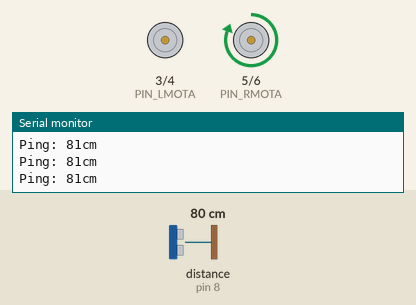
A sketch run on a simulated Arduino Uno, built with avr-gcc and run on an emulated ATmega328P. Shown: motor-driver pin pairs drawn as motors (green arrow = first pin HIGH = forward, orange = second pin HIGH = backward, longer = more drive), the last lines printed to the serial monitor. The inputs (shaded band) are chosen by the test bench; at power-on: distance to the obstacle (sensor on pin 8) 80 cm. The echo pulse lasts 58.3 µs per cm.

Above: at 1.2 s.
1.3 s: distance to the obstacle (sensor on pin 8) set to 6 cm
At 1.75 s:
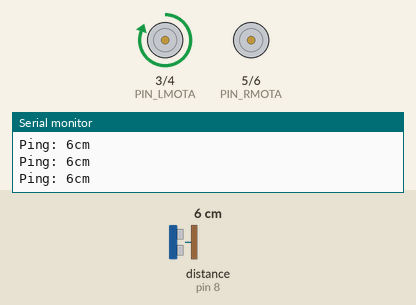
4.3 s: distance to the obstacle (sensor on pin 8) set to 3 cm
At 4.9 s:
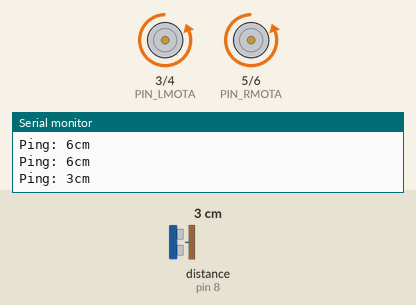
7.3 s: distance to the obstacle (sensor on pin 8) set to 250 cm
At 8.5 s:
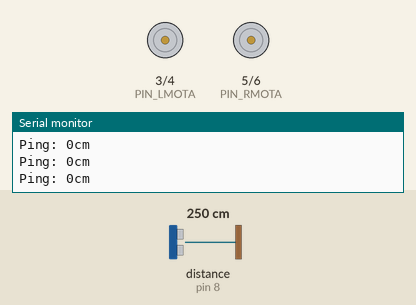
10.3 s: distance to the obstacle (sensor on pin 8) set to 2 cm
Timing chart, 0 to 14.3 s (numbered marks = the images above; inputs shaded):
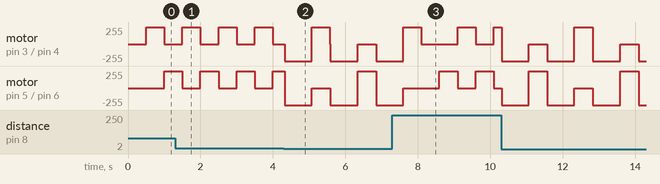

The sketch:

roboBasics.ino
```cpp
#include <NewPing.h>
#include <TimerOne.h>
#include "types.h"
#define PIN_LMOTA 3
#define PIN_LMOTB 4
#define PIN_RMOTA 5
#define PIN_RMOTB 6

#define PIN_TRIGGER 7
#define PIN_ECHO 8
#define MAXDIST 200 //CM

NewPing sonar(PIN_TRIGGER, PIN_ECHO, MAXDIST);
unsigned int dist;
turnDir roboDir;
void setup(){
  roboDir = tLeft;
  Timer1.initialize(0.5 * 1000000);
  Timer1.stop();
  Timer1.restart();
  Timer1.attachInterrupt( changeDir );
  pinMode(PIN_LMOTA, OUTPUT);
  pinMode(PIN_LMOTB, OUTPUT);
  pinMode(PIN_RMOTA, OUTPUT);
  pinMode(PIN_RMOTB, OUTPUT);
  Serial.begin(9600);
  dist = 0;
}

void loop(){

  //Get distance to obstacles with UltraSonic sensor
  dist = sonar.ping() / US_ROUNDTRIP_CM;
  Serial.print("Ping: ");
  Serial.print(dist);
  Serial.print("cm\n");

  // If obstacle in range
  if(dist > 0 && dist < 5) {
    //Stop current motors
    if(roboDir == tLeft) {
      //Stop left motor
      digitalWrite(PIN_LMOTA, LOW);
      digitalWrite(PIN_LMOTB, LOW);
    }
    else if (roboDir == tRight) {
      //Stop right motor
      digitalWrite(PIN_RMOTA, LOW);
      digitalWrite(PIN_RMOTB, LOW);
    }
    delay(10);
    //Stop forward movement timer
    Timer1.stop();

    //reverse
    digitalWrite(PIN_LMOTA, LOW);
    digitalWrite(PIN_LMOTB, HIGH);
    digitalWrite(PIN_RMOTA, LOW);
    digitalWrite(PIN_RMOTB, HIGH);

    delay(750);


    //If robot was turning left
    if(roboDir == tLeft){
      //Stop right motor
      digitalWrite(PIN_RMOTA, LOW);
      digitalWrite(PIN_RMOTB, LOW);
      //Power left motor to turn right
      digitalWrite(PIN_LMOTA, HIGH);
      digitalWrite(PIN_LMOTB, LOW);
      roboDir = tRight;
    } else if (roboDir == tRight) {
      //Stop left motor
      digitalWrite(PIN_LMOTA, LOW);
      digitalWrite(PIN_LMOTB, LOW);
      //Power right motor to turn left
      digitalWrite(PIN_RMOTA, HIGH);
      digitalWrite(PIN_RMOTB, LOW);
      roboDir = tLeft;
    }
     delay(500);


    //Stop motors
    digitalWrite(PIN_LMOTA, LOW);
    digitalWrite(PIN_LMOTB, LOW);


    //Restart timer
    Timer1.restart();
    Timer1.attachInterrupt( changeDir );

  }
}

void changeDir(){
  //If robot was turning left
  if(roboDir == tLeft){
    //set current dir to be right
    roboDir = tRight;

    //Stop right motor
    digitalWrite(PIN_RMOTA, LOW);
    digitalWrite(PIN_RMOTB, LOW);

    //Power left motor to turn right
    digitalWrite(PIN_LMOTA, HIGH);
    digitalWrite(PIN_LMOTB, LOW);

  }
  else if (roboDir == tRight){
    //Set current dir to be left
    roboDir = tLeft;

    //Stop left motor
    digitalWrite(PIN_LMOTA, LOW);
    digitalWrite(PIN_LMOTB, LOW);

    //Power right motor to turn left
    digitalWrite(PIN_RMOTA, HIGH);
    digitalWrite(PIN_RMOTB, LOW);

  }
}
```

types.h
```cpp
enum turnDir{
  tLeft,
  tRight,
  reverse
};
```

Measured:
- the behaviour switches between 5 and 4 cm on distance to the obstacle (sensor on pin 8) (found by bisection; images 1 and 2)
